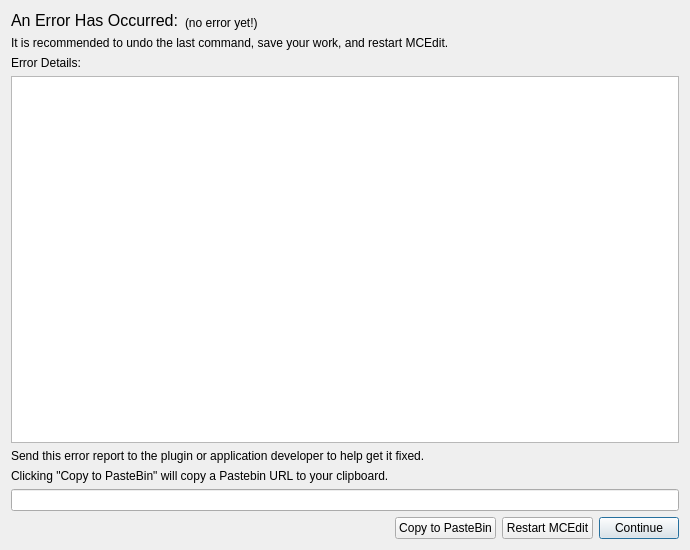
<?xml version="1.0" encoding="UTF-8"?>
<ui version="4.0">
 <class>Dialog</class>
 <widget class="QDialog" name="Dialog">
  <property name="geometry">
   <rect>
    <x>0</x>
    <y>0</y>
    <width>690</width>
    <height>550</height>
   </rect>
  </property>
  <property name="windowTitle">
   <string>MCEdit Error</string>
  </property>
  <layout class="QVBoxLayout" name="verticalLayout">
   <item>
    <layout class="QHBoxLayout" name="horizontalLayout_2">
     <item>
      <widget class="QLabel" name="label">
       <property name="text">
        <string>&lt;html&gt;&lt;head/&gt;&lt;body&gt;&lt;p&gt;&lt;span style=&quot; font-size:12pt;&quot;&gt;An Error Has Occurred:&lt;/span&gt;&lt;/p&gt;&lt;/body&gt;&lt;/html&gt;</string>
       </property>
       <property name="textFormat">
        <enum>Qt::RichText</enum>
       </property>
       <property name="scaledContents">
        <bool>false</bool>
       </property>
      </widget>
     </item>
     <item>
      <widget class="QLabel" name="errorDescriptionLabel">
       <property name="sizePolicy">
        <sizepolicy hsizetype="Preferred" vsizetype="Preferred">
         <horstretch>1</horstretch>
         <verstretch>0</verstretch>
        </sizepolicy>
       </property>
       <property name="text">
        <string>(no error yet!)</string>
       </property>
       <property name="alignment">
        <set>Qt::AlignBottom|Qt::AlignLeading|Qt::AlignLeft</set>
       </property>
      </widget>
     </item>
    </layout>
   </item>
   <item>
    <widget class="QLabel" name="restartMCEditLabel">
     <property name="text">
      <string>It is recommended to undo the last command, save your work, and restart MCEdit.</string>
     </property>
    </widget>
   </item>
   <item>
    <widget class="QLabel" name="label_3">
     <property name="text">
      <string>Error Details:</string>
     </property>
    </widget>
   </item>
   <item>
    <widget class="QTextBrowser" name="tracebackView"/>
   </item>
   <item>
    <widget class="QLabel" name="label_4">
     <property name="text">
      <string>Send this error report to the plugin or application developer to help get it fixed. </string>
     </property>
    </widget>
   </item>
   <item>
    <widget class="QLabel" name="copyToPastebinLabel">
     <property name="text">
      <string>Clicking &quot;Copy to PasteBin&quot; will copy a Pastebin URL to your clipboard.</string>
     </property>
    </widget>
   </item>
   <item>
    <widget class="QLineEdit" name="pastebinURLBox">
     <property name="readOnly">
      <bool>true</bool>
     </property>
    </widget>
   </item>
   <item>
    <layout class="QHBoxLayout" name="horizontalLayout">
     <item>
      <spacer name="horizontalSpacer">
       <property name="orientation">
        <enum>Qt::Horizontal</enum>
       </property>
       <property name="sizeHint" stdset="0">
        <size>
         <width>40</width>
         <height>20</height>
        </size>
       </property>
      </spacer>
     </item>
     <item>
      <widget class="QPushButton" name="copyToPastebinButton">
       <property name="text">
        <string>Copy to PasteBin</string>
       </property>
      </widget>
     </item>
     <item>
      <widget class="QPushButton" name="restartMCEditButton">
       <property name="text">
        <string>Restart MCEdit</string>
       </property>
      </widget>
     </item>
     <item>
      <widget class="QPushButton" name="continueButton">
       <property name="text">
        <string>Continue</string>
       </property>
       <property name="default">
        <bool>true</bool>
       </property>
      </widget>
     </item>
    </layout>
   </item>
  </layout>
 </widget>
 <resources/>
 <connections>
  <connection>
   <sender>continueButton</sender>
   <signal>clicked()</signal>
   <receiver>Dialog</receiver>
   <slot>accept()</slot>
   <hints>
    <hint type="sourcelabel">
     <x>650</x>
     <y>523</y>
    </hint>
    <hint type="destinationlabel">
     <x>505</x>
     <y>5</y>
    </hint>
   </hints>
  </connection>
 </connections>
</ui>
